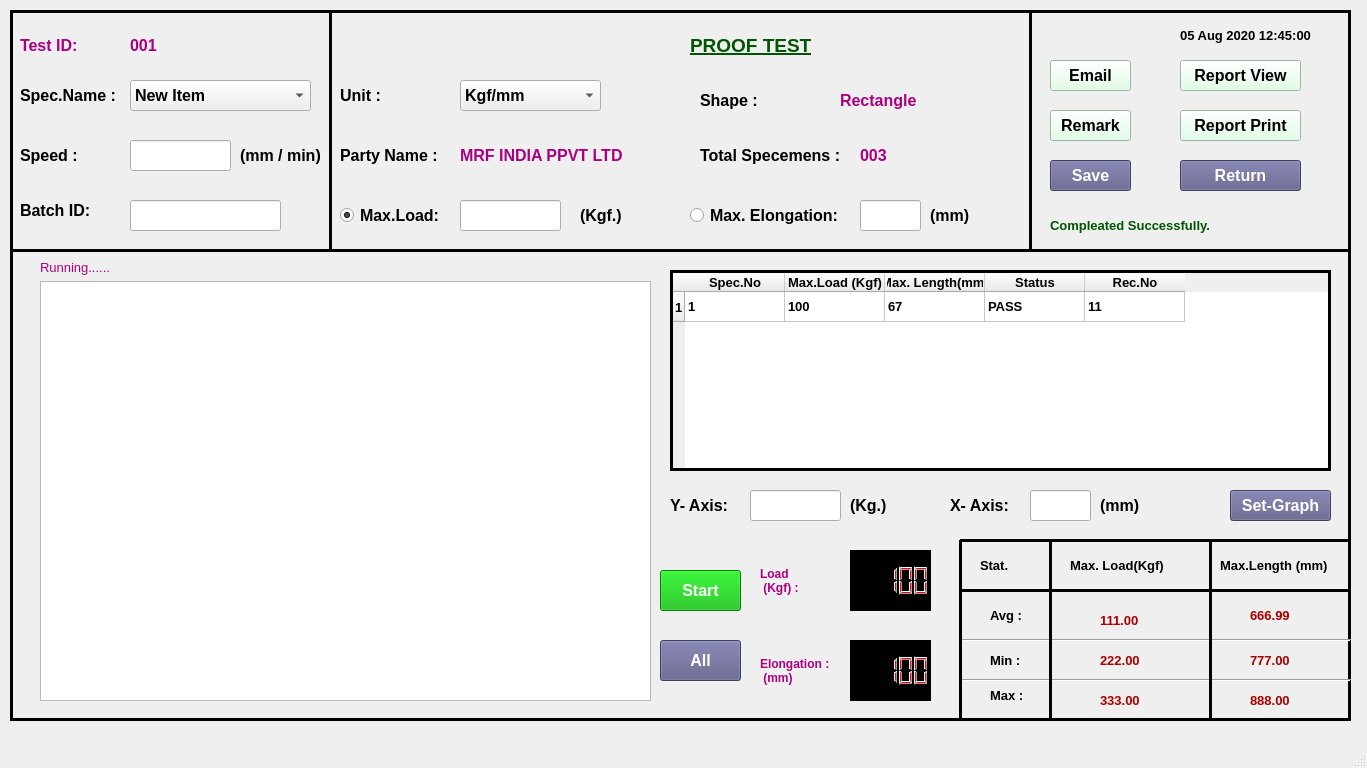
<?xml version="1.0" encoding="UTF-8"?>
<ui version="4.0">
 <class>MainWindow</class>
 <widget class="QMainWindow" name="MainWindow">
  <property name="geometry">
   <rect>
    <x>0</x>
    <y>0</y>
    <width>1367</width>
    <height>768</height>
   </rect>
  </property>
  <property name="baseSize">
   <size>
    <width>0</width>
    <height>0</height>
   </size>
  </property>
  <property name="windowTitle">
   <string>MainWindow</string>
  </property>
  <property name="styleSheet">
   <string notr="true"/>
  </property>
  <widget class="QWidget" name="centralwidget">
   <widget class="QFrame" name="frame">
    <property name="geometry">
     <rect>
      <x>10</x>
      <y>10</y>
      <width>1341</width>
      <height>711</height>
     </rect>
    </property>
    <property name="font">
     <font>
      <family>MS Sans Serif</family>
     </font>
    </property>
    <property name="styleSheet">
     <string notr="true">color: rgb(0, 0, 0);
</string>
    </property>
    <property name="frameShape">
     <enum>QFrame::Box</enum>
    </property>
    <property name="frameShadow">
     <enum>QFrame::Plain</enum>
    </property>
    <property name="lineWidth">
     <number>3</number>
    </property>
    <widget class="QLabel" name="label_20">
     <property name="geometry">
      <rect>
       <x>1140</x>
       <y>10</y>
       <width>191</width>
       <height>31</height>
      </rect>
     </property>
     <property name="font">
      <font>
       <family>Arial</family>
       <pointsize>10</pointsize>
       <weight>75</weight>
       <bold>true</bold>
      </font>
     </property>
     <property name="styleSheet">
      <string notr="true">color: rgb(0, 0, 0);</string>
     </property>
     <property name="text">
      <string>05 Aug 2020 12:45:00</string>
     </property>
     <property name="alignment">
      <set>Qt::AlignCenter</set>
     </property>
    </widget>
    <widget class="QPushButton" name="pushButton_4">
     <property name="geometry">
      <rect>
       <x>650</x>
       <y>560</y>
       <width>81</width>
       <height>41</height>
      </rect>
     </property>
     <property name="font">
      <font>
       <family>Arial</family>
       <pointsize>12</pointsize>
       <weight>75</weight>
       <bold>true</bold>
      </font>
     </property>
     <property name="styleSheet">
      <string notr="true">color: rgb(255, 255, 255);
background-color: rgb(0, 180, 0);</string>
     </property>
     <property name="text">
      <string>Start</string>
     </property>
    </widget>
    <widget class="QPushButton" name="pushButton_13">
     <property name="geometry">
      <rect>
       <x>650</x>
       <y>630</y>
       <width>81</width>
       <height>41</height>
      </rect>
     </property>
     <property name="font">
      <font>
       <family>Arial</family>
       <pointsize>12</pointsize>
       <weight>75</weight>
       <bold>true</bold>
      </font>
     </property>
     <property name="styleSheet">
      <string notr="true">background-color: rgb(90, 90, 134);
color: rgb(255, 255, 255);</string>
     </property>
     <property name="text">
      <string>All</string>
     </property>
    </widget>
    <widget class="Line" name="line">
     <property name="geometry">
      <rect>
       <x>0</x>
       <y>230</y>
       <width>1341</width>
       <height>20</height>
      </rect>
     </property>
     <property name="frameShadow">
      <enum>QFrame::Plain</enum>
     </property>
     <property name="lineWidth">
      <number>3</number>
     </property>
     <property name="orientation">
      <enum>Qt::Horizontal</enum>
     </property>
    </widget>
    <widget class="QLabel" name="label_21">
     <property name="geometry">
      <rect>
       <x>1040</x>
       <y>200</y>
       <width>281</width>
       <height>31</height>
      </rect>
     </property>
     <property name="font">
      <font>
       <family>Arial</family>
       <pointsize>10</pointsize>
       <weight>75</weight>
       <bold>true</bold>
      </font>
     </property>
     <property name="styleSheet">
      <string notr="true">color: rgb(0, 85, 0);</string>
     </property>
     <property name="text">
      <string>Compleated Successfully. </string>
     </property>
     <property name="alignment">
      <set>Qt::AlignLeading|Qt::AlignLeft|Qt::AlignVCenter</set>
     </property>
    </widget>
    <widget class="QLabel" name="label_6">
     <property name="geometry">
      <rect>
       <x>10</x>
       <y>70</y>
       <width>111</width>
       <height>31</height>
      </rect>
     </property>
     <property name="font">
      <font>
       <family>Arial</family>
       <pointsize>12</pointsize>
       <weight>75</weight>
       <bold>true</bold>
      </font>
     </property>
     <property name="styleSheet">
      <string notr="true">color: rgb(0, 0, 0);</string>
     </property>
     <property name="text">
      <string>Spec.Name :</string>
     </property>
     <property name="alignment">
      <set>Qt::AlignLeading|Qt::AlignLeft|Qt::AlignVCenter</set>
     </property>
    </widget>
    <widget class="QTableWidget" name="tableWidget">
     <property name="geometry">
      <rect>
       <x>660</x>
       <y>260</y>
       <width>661</width>
       <height>201</height>
      </rect>
     </property>
     <property name="font">
      <font>
       <family>Arial</family>
       <pointsize>16</pointsize>
      </font>
     </property>
     <property name="styleSheet">
      <string notr="true">color: rgb(0, 0, 0);</string>
     </property>
     <property name="frameShape">
      <enum>QFrame::Box</enum>
     </property>
     <property name="frameShadow">
      <enum>QFrame::Plain</enum>
     </property>
     <property name="lineWidth">
      <number>3</number>
     </property>
     <property name="gridStyle">
      <enum>Qt::SolidLine</enum>
     </property>
     <property name="sortingEnabled">
      <bool>true</bool>
     </property>
     <row>
      <property name="text">
       <string>1</string>
      </property>
      <property name="font">
       <font>
        <family>Arial</family>
        <pointsize>10</pointsize>
        <weight>75</weight>
        <bold>true</bold>
       </font>
      </property>
     </row>
     <column>
      <property name="text">
       <string>Spec.No</string>
      </property>
      <property name="font">
       <font>
        <family>Arial</family>
        <pointsize>10</pointsize>
        <weight>75</weight>
        <bold>true</bold>
       </font>
      </property>
     </column>
     <column>
      <property name="text">
       <string>Max.Load (Kgf)</string>
      </property>
      <property name="font">
       <font>
        <family>Arial</family>
        <pointsize>10</pointsize>
        <weight>75</weight>
        <bold>true</bold>
       </font>
      </property>
     </column>
     <column>
      <property name="text">
       <string>Max. Length(mm)</string>
      </property>
      <property name="font">
       <font>
        <family>Arial</family>
        <pointsize>10</pointsize>
        <weight>75</weight>
        <bold>true</bold>
       </font>
      </property>
     </column>
     <column>
      <property name="text">
       <string>Status</string>
      </property>
      <property name="font">
       <font>
        <family>Arial</family>
        <pointsize>10</pointsize>
        <weight>75</weight>
        <bold>true</bold>
       </font>
      </property>
     </column>
     <column>
      <property name="text">
       <string>Rec.No</string>
      </property>
      <property name="font">
       <font>
        <family>Arial</family>
        <pointsize>10</pointsize>
        <weight>75</weight>
        <bold>true</bold>
       </font>
      </property>
     </column>
     <item row="0" column="0">
      <property name="text">
       <string>1</string>
      </property>
      <property name="font">
       <font>
        <family>Arial</family>
        <pointsize>10</pointsize>
        <weight>75</weight>
        <bold>true</bold>
       </font>
      </property>
     </item>
     <item row="0" column="1">
      <property name="text">
       <string>100</string>
      </property>
      <property name="font">
       <font>
        <family>Arial</family>
        <pointsize>10</pointsize>
        <weight>75</weight>
        <bold>true</bold>
       </font>
      </property>
     </item>
     <item row="0" column="2">
      <property name="text">
       <string>67</string>
      </property>
      <property name="font">
       <font>
        <family>Arial</family>
        <pointsize>10</pointsize>
        <weight>75</weight>
        <bold>true</bold>
       </font>
      </property>
     </item>
     <item row="0" column="3">
      <property name="text">
       <string>PASS</string>
      </property>
      <property name="font">
       <font>
        <family>Arial</family>
        <pointsize>10</pointsize>
        <weight>75</weight>
        <bold>true</bold>
       </font>
      </property>
     </item>
     <item row="0" column="4">
      <property name="text">
       <string>11</string>
      </property>
      <property name="font">
       <font>
        <family>Arial</family>
        <pointsize>10</pointsize>
        <weight>75</weight>
        <bold>true</bold>
       </font>
      </property>
     </item>
    </widget>
    <widget class="QLabel" name="label_9">
     <property name="geometry">
      <rect>
       <x>330</x>
       <y>130</y>
       <width>101</width>
       <height>31</height>
      </rect>
     </property>
     <property name="font">
      <font>
       <family>Arial</family>
       <pointsize>12</pointsize>
       <weight>75</weight>
       <bold>true</bold>
      </font>
     </property>
     <property name="styleSheet">
      <string notr="true">color: rgb(0, 0, 0);</string>
     </property>
     <property name="text">
      <string>Party Name :</string>
     </property>
     <property name="alignment">
      <set>Qt::AlignLeading|Qt::AlignLeft|Qt::AlignVCenter</set>
     </property>
    </widget>
    <widget class="QLabel" name="label_11">
     <property name="geometry">
      <rect>
       <x>10</x>
       <y>20</y>
       <width>91</width>
       <height>31</height>
      </rect>
     </property>
     <property name="font">
      <font>
       <family>Arial</family>
       <pointsize>12</pointsize>
       <weight>75</weight>
       <bold>true</bold>
      </font>
     </property>
     <property name="styleSheet">
      <string notr="true">color: rgb(170, 0, 127);</string>
     </property>
     <property name="text">
      <string>Test ID:</string>
     </property>
     <property name="alignment">
      <set>Qt::AlignLeading|Qt::AlignLeft|Qt::AlignVCenter</set>
     </property>
    </widget>
    <widget class="QLabel" name="label_12">
     <property name="geometry">
      <rect>
       <x>120</x>
       <y>20</y>
       <width>71</width>
       <height>31</height>
      </rect>
     </property>
     <property name="font">
      <font>
       <family>Arial</family>
       <pointsize>12</pointsize>
       <weight>75</weight>
       <bold>true</bold>
      </font>
     </property>
     <property name="styleSheet">
      <string notr="true">color: rgb(170, 0, 127);</string>
     </property>
     <property name="text">
      <string>001</string>
     </property>
     <property name="alignment">
      <set>Qt::AlignLeading|Qt::AlignLeft|Qt::AlignVCenter</set>
     </property>
    </widget>
    <widget class="QLCDNumber" name="lcdNumber">
     <property name="geometry">
      <rect>
       <x>840</x>
       <y>630</y>
       <width>81</width>
       <height>61</height>
      </rect>
     </property>
     <property name="styleSheet">
      <string notr="true">background-color: rgb(0, 0, 0);
font: 10pt &quot;MS Sans Serif&quot;;
color: rgb(255, 0, 0);</string>
     </property>
     <property name="smallDecimalPoint">
      <bool>false</bool>
     </property>
     <property name="value" stdset="0">
      <double>100.000000000000000</double>
     </property>
     <property name="intValue" stdset="0">
      <number>100</number>
     </property>
    </widget>
    <widget class="QLabel" name="label_13">
     <property name="geometry">
      <rect>
       <x>750</x>
       <y>540</y>
       <width>71</width>
       <height>61</height>
      </rect>
     </property>
     <property name="font">
      <font>
       <family>Arial</family>
       <pointsize>9</pointsize>
       <weight>75</weight>
       <bold>true</bold>
      </font>
     </property>
     <property name="styleSheet">
      <string notr="true">color: rgb(170, 0, 127);</string>
     </property>
     <property name="text">
      <string>Load 
 (Kgf) :</string>
     </property>
     <property name="alignment">
      <set>Qt::AlignLeading|Qt::AlignLeft|Qt::AlignVCenter</set>
     </property>
    </widget>
    <widget class="QWidget" name="layoutWidget">
     <property name="geometry">
      <rect>
       <x>30</x>
       <y>250</y>
       <width>611</width>
       <height>441</height>
      </rect>
     </property>
     <layout class="QGridLayout" name="gridLayout">
      <item row="0" column="0">
       <widget class="QLabel" name="label_22">
        <property name="font">
         <font>
          <family>Arial</family>
          <pointsize>10</pointsize>
          <weight>50</weight>
          <bold>false</bold>
         </font>
        </property>
        <property name="styleSheet">
         <string notr="true">color: rgb(170, 0, 127);</string>
        </property>
        <property name="text">
         <string>Running......</string>
        </property>
        <property name="alignment">
         <set>Qt::AlignLeading|Qt::AlignLeft|Qt::AlignVCenter</set>
        </property>
       </widget>
      </item>
      <item row="1" column="0">
       <widget class="QGraphicsView" name="graphicsView"/>
      </item>
     </layout>
    </widget>
    <widget class="QLabel" name="label_15">
     <property name="geometry">
      <rect>
       <x>980</x>
       <y>670</y>
       <width>41</width>
       <height>31</height>
      </rect>
     </property>
     <property name="font">
      <font>
       <family>Arial</family>
       <pointsize>10</pointsize>
       <weight>75</weight>
       <bold>true</bold>
      </font>
     </property>
     <property name="styleSheet">
      <string notr="true">color: rgb(0, 0, 0);</string>
     </property>
     <property name="text">
      <string>Max :</string>
     </property>
     <property name="alignment">
      <set>Qt::AlignLeading|Qt::AlignLeft|Qt::AlignVCenter</set>
     </property>
    </widget>
    <widget class="QLabel" name="label_16">
     <property name="geometry">
      <rect>
       <x>980</x>
       <y>640</y>
       <width>41</width>
       <height>21</height>
      </rect>
     </property>
     <property name="font">
      <font>
       <family>Arial</family>
       <pointsize>10</pointsize>
       <weight>75</weight>
       <bold>true</bold>
      </font>
     </property>
     <property name="styleSheet">
      <string notr="true">color: rgb(0, 0, 0);</string>
     </property>
     <property name="text">
      <string>Min :</string>
     </property>
     <property name="alignment">
      <set>Qt::AlignLeading|Qt::AlignLeft|Qt::AlignVCenter</set>
     </property>
    </widget>
    <widget class="QLabel" name="label_17">
     <property name="geometry">
      <rect>
       <x>980</x>
       <y>590</y>
       <width>41</width>
       <height>31</height>
      </rect>
     </property>
     <property name="font">
      <font>
       <family>Arial</family>
       <pointsize>10</pointsize>
       <weight>75</weight>
       <bold>true</bold>
      </font>
     </property>
     <property name="styleSheet">
      <string notr="true">color: rgb(0, 0, 0);</string>
     </property>
     <property name="text">
      <string>Avg :</string>
     </property>
     <property name="alignment">
      <set>Qt::AlignLeading|Qt::AlignLeft|Qt::AlignVCenter</set>
     </property>
    </widget>
    <widget class="Line" name="line_3">
     <property name="geometry">
      <rect>
       <x>950</x>
       <y>620</y>
       <width>391</width>
       <height>21</height>
      </rect>
     </property>
     <property name="orientation">
      <enum>Qt::Horizontal</enum>
     </property>
    </widget>
    <widget class="Line" name="line_4">
     <property name="geometry">
      <rect>
       <x>950</x>
       <y>660</y>
       <width>391</width>
       <height>21</height>
      </rect>
     </property>
     <property name="orientation">
      <enum>Qt::Horizontal</enum>
     </property>
    </widget>
    <widget class="Line" name="line_8">
     <property name="geometry">
      <rect>
       <x>1030</x>
       <y>530</y>
       <width>20</width>
       <height>181</height>
      </rect>
     </property>
     <property name="frameShadow">
      <enum>QFrame::Plain</enum>
     </property>
     <property name="lineWidth">
      <number>3</number>
     </property>
     <property name="orientation">
      <enum>Qt::Vertical</enum>
     </property>
    </widget>
    <widget class="Line" name="line_9">
     <property name="geometry">
      <rect>
       <x>1190</x>
       <y>530</y>
       <width>20</width>
       <height>181</height>
      </rect>
     </property>
     <property name="frameShadow">
      <enum>QFrame::Plain</enum>
     </property>
     <property name="lineWidth">
      <number>3</number>
     </property>
     <property name="orientation">
      <enum>Qt::Vertical</enum>
     </property>
    </widget>
    <widget class="Line" name="line_7">
     <property name="geometry">
      <rect>
       <x>950</x>
       <y>570</y>
       <width>391</width>
       <height>21</height>
      </rect>
     </property>
     <property name="frameShadow">
      <enum>QFrame::Plain</enum>
     </property>
     <property name="lineWidth">
      <number>3</number>
     </property>
     <property name="orientation">
      <enum>Qt::Horizontal</enum>
     </property>
    </widget>
    <widget class="QLabel" name="label_25">
     <property name="geometry">
      <rect>
       <x>1210</x>
       <y>540</y>
       <width>121</width>
       <height>31</height>
      </rect>
     </property>
     <property name="font">
      <font>
       <family>Arial</family>
       <pointsize>10</pointsize>
       <weight>75</weight>
       <bold>true</bold>
      </font>
     </property>
     <property name="styleSheet">
      <string notr="true">color: rgb(0, 0, 0);</string>
     </property>
     <property name="text">
      <string>Max.Length (mm)</string>
     </property>
     <property name="alignment">
      <set>Qt::AlignLeading|Qt::AlignLeft|Qt::AlignVCenter</set>
     </property>
    </widget>
    <widget class="QLabel" name="label_26">
     <property name="geometry">
      <rect>
       <x>1060</x>
       <y>540</y>
       <width>101</width>
       <height>31</height>
      </rect>
     </property>
     <property name="font">
      <font>
       <family>Arial</family>
       <pointsize>10</pointsize>
       <weight>75</weight>
       <bold>true</bold>
      </font>
     </property>
     <property name="styleSheet">
      <string notr="true">color: rgb(0, 0, 0);</string>
     </property>
     <property name="text">
      <string>Max. Load(Kgf)</string>
     </property>
     <property name="alignment">
      <set>Qt::AlignLeading|Qt::AlignLeft|Qt::AlignVCenter</set>
     </property>
    </widget>
    <widget class="Line" name="line_12">
     <property name="geometry">
      <rect>
       <x>950</x>
       <y>520</y>
       <width>391</width>
       <height>20</height>
      </rect>
     </property>
     <property name="frameShadow">
      <enum>QFrame::Plain</enum>
     </property>
     <property name="lineWidth">
      <number>3</number>
     </property>
     <property name="orientation">
      <enum>Qt::Horizontal</enum>
     </property>
    </widget>
    <widget class="Line" name="line_13">
     <property name="geometry">
      <rect>
       <x>940</x>
       <y>530</y>
       <width>20</width>
       <height>181</height>
      </rect>
     </property>
     <property name="frameShadow">
      <enum>QFrame::Plain</enum>
     </property>
     <property name="lineWidth">
      <number>3</number>
     </property>
     <property name="orientation">
      <enum>Qt::Vertical</enum>
     </property>
    </widget>
    <widget class="QLabel" name="label_27">
     <property name="geometry">
      <rect>
       <x>1090</x>
       <y>590</y>
       <width>41</width>
       <height>41</height>
      </rect>
     </property>
     <property name="font">
      <font>
       <family>Arial</family>
       <pointsize>10</pointsize>
       <weight>75</weight>
       <bold>true</bold>
      </font>
     </property>
     <property name="styleSheet">
      <string notr="true">color: rgb(170, 0, 0);</string>
     </property>
     <property name="text">
      <string>111.00</string>
     </property>
     <property name="alignment">
      <set>Qt::AlignLeading|Qt::AlignLeft|Qt::AlignVCenter</set>
     </property>
    </widget>
    <widget class="QLabel" name="label_28">
     <property name="geometry">
      <rect>
       <x>1090</x>
       <y>630</y>
       <width>41</width>
       <height>41</height>
      </rect>
     </property>
     <property name="font">
      <font>
       <family>Arial</family>
       <pointsize>10</pointsize>
       <weight>75</weight>
       <bold>true</bold>
      </font>
     </property>
     <property name="styleSheet">
      <string notr="true">color: rgb(170, 0, 0);</string>
     </property>
     <property name="text">
      <string>222.00</string>
     </property>
     <property name="alignment">
      <set>Qt::AlignLeading|Qt::AlignLeft|Qt::AlignVCenter</set>
     </property>
    </widget>
    <widget class="QLabel" name="label_29">
     <property name="geometry">
      <rect>
       <x>1090</x>
       <y>670</y>
       <width>41</width>
       <height>41</height>
      </rect>
     </property>
     <property name="font">
      <font>
       <family>Arial</family>
       <pointsize>10</pointsize>
       <weight>75</weight>
       <bold>true</bold>
      </font>
     </property>
     <property name="styleSheet">
      <string notr="true">color: rgb(170, 0, 0);</string>
     </property>
     <property name="text">
      <string>333.00</string>
     </property>
     <property name="alignment">
      <set>Qt::AlignLeading|Qt::AlignLeft|Qt::AlignVCenter</set>
     </property>
    </widget>
    <widget class="QLabel" name="label_31">
     <property name="geometry">
      <rect>
       <x>1240</x>
       <y>590</y>
       <width>41</width>
       <height>31</height>
      </rect>
     </property>
     <property name="font">
      <font>
       <family>Arial</family>
       <pointsize>10</pointsize>
       <weight>75</weight>
       <bold>true</bold>
      </font>
     </property>
     <property name="styleSheet">
      <string notr="true">color: rgb(170, 0, 0);</string>
     </property>
     <property name="text">
      <string>666.99</string>
     </property>
     <property name="alignment">
      <set>Qt::AlignLeading|Qt::AlignLeft|Qt::AlignVCenter</set>
     </property>
    </widget>
    <widget class="QLabel" name="label_32">
     <property name="geometry">
      <rect>
       <x>1240</x>
       <y>630</y>
       <width>41</width>
       <height>41</height>
      </rect>
     </property>
     <property name="font">
      <font>
       <family>Arial</family>
       <pointsize>10</pointsize>
       <weight>75</weight>
       <bold>true</bold>
      </font>
     </property>
     <property name="styleSheet">
      <string notr="true">color: rgb(170, 0, 0);</string>
     </property>
     <property name="text">
      <string>777.00</string>
     </property>
     <property name="alignment">
      <set>Qt::AlignLeading|Qt::AlignLeft|Qt::AlignVCenter</set>
     </property>
    </widget>
    <widget class="QLabel" name="label_33">
     <property name="geometry">
      <rect>
       <x>1240</x>
       <y>670</y>
       <width>41</width>
       <height>41</height>
      </rect>
     </property>
     <property name="font">
      <font>
       <family>Arial</family>
       <pointsize>10</pointsize>
       <weight>75</weight>
       <bold>true</bold>
      </font>
     </property>
     <property name="styleSheet">
      <string notr="true">color: rgb(170, 0, 0);</string>
     </property>
     <property name="text">
      <string>888.00</string>
     </property>
     <property name="alignment">
      <set>Qt::AlignLeading|Qt::AlignLeft|Qt::AlignVCenter</set>
     </property>
    </widget>
    <widget class="QComboBox" name="comboBox">
     <property name="geometry">
      <rect>
       <x>120</x>
       <y>70</y>
       <width>181</width>
       <height>31</height>
      </rect>
     </property>
     <property name="font">
      <font>
       <family>Arial</family>
       <pointsize>12</pointsize>
       <weight>75</weight>
       <bold>true</bold>
      </font>
     </property>
     <item>
      <property name="text">
       <string>New Item</string>
      </property>
     </item>
     <item>
      <property name="text">
       <string>New Item</string>
      </property>
     </item>
     <item>
      <property name="text">
       <string>New Item</string>
      </property>
     </item>
     <item>
      <property name="text">
       <string>New Item</string>
      </property>
     </item>
     <item>
      <property name="text">
       <string>New Item</string>
      </property>
     </item>
    </widget>
    <widget class="QLabel" name="label_48">
     <property name="geometry">
      <rect>
       <x>10</x>
       <y>180</y>
       <width>81</width>
       <height>41</height>
      </rect>
     </property>
     <property name="font">
      <font>
       <family>Arial</family>
       <pointsize>12</pointsize>
       <weight>75</weight>
       <bold>true</bold>
      </font>
     </property>
     <property name="styleSheet">
      <string notr="true">color: rgb(0, 0, 0);</string>
     </property>
     <property name="text">
      <string>Batch ID:</string>
     </property>
     <property name="alignment">
      <set>Qt::AlignLeading|Qt::AlignLeft|Qt::AlignVCenter</set>
     </property>
    </widget>
    <widget class="QLineEdit" name="lineEdit_3">
     <property name="geometry">
      <rect>
       <x>120</x>
       <y>190</y>
       <width>151</width>
       <height>31</height>
      </rect>
     </property>
     <property name="font">
      <font>
       <family>Arial</family>
       <pointsize>12</pointsize>
       <weight>75</weight>
       <bold>true</bold>
      </font>
     </property>
    </widget>
    <widget class="QLabel" name="label_49">
     <property name="geometry">
      <rect>
       <x>680</x>
       <y>10</y>
       <width>131</width>
       <height>51</height>
      </rect>
     </property>
     <property name="font">
      <font>
       <family>Arial</family>
       <pointsize>14</pointsize>
       <weight>75</weight>
       <bold>true</bold>
       <underline>true</underline>
      </font>
     </property>
     <property name="styleSheet">
      <string notr="true">color: rgb(0, 85, 0);</string>
     </property>
     <property name="text">
      <string>PROOF TEST</string>
     </property>
     <property name="alignment">
      <set>Qt::AlignLeading|Qt::AlignLeft|Qt::AlignVCenter</set>
     </property>
    </widget>
    <widget class="QPushButton" name="pushButton_5">
     <property name="geometry">
      <rect>
       <x>1040</x>
       <y>50</y>
       <width>81</width>
       <height>31</height>
      </rect>
     </property>
     <property name="font">
      <font>
       <family>Arial</family>
       <pointsize>12</pointsize>
       <weight>75</weight>
       <bold>true</bold>
      </font>
     </property>
     <property name="styleSheet">
      <string notr="true">color: rgb(0, 0, 0);
background-color: rgb(217, 255, 227);</string>
     </property>
     <property name="text">
      <string>Email</string>
     </property>
    </widget>
    <widget class="QPushButton" name="pushButton_6">
     <property name="geometry">
      <rect>
       <x>1040</x>
       <y>100</y>
       <width>81</width>
       <height>31</height>
      </rect>
     </property>
     <property name="font">
      <font>
       <family>Arial</family>
       <pointsize>12</pointsize>
       <weight>75</weight>
       <bold>true</bold>
      </font>
     </property>
     <property name="styleSheet">
      <string notr="true">color: rgb(0, 0, 0);
background-color: rgb(217, 255, 227);</string>
     </property>
     <property name="text">
      <string>Remark</string>
     </property>
    </widget>
    <widget class="QPushButton" name="pushButton_7">
     <property name="geometry">
      <rect>
       <x>1170</x>
       <y>50</y>
       <width>121</width>
       <height>31</height>
      </rect>
     </property>
     <property name="font">
      <font>
       <family>Arial</family>
       <pointsize>12</pointsize>
       <weight>75</weight>
       <bold>true</bold>
      </font>
     </property>
     <property name="styleSheet">
      <string notr="true">color: rgb(0, 0, 0);
background-color: rgb(217, 255, 227);</string>
     </property>
     <property name="text">
      <string>Report View</string>
     </property>
    </widget>
    <widget class="QPushButton" name="pushButton_8">
     <property name="geometry">
      <rect>
       <x>1170</x>
       <y>100</y>
       <width>121</width>
       <height>31</height>
      </rect>
     </property>
     <property name="font">
      <font>
       <family>Arial</family>
       <pointsize>12</pointsize>
       <weight>75</weight>
       <bold>true</bold>
      </font>
     </property>
     <property name="styleSheet">
      <string notr="true">color: rgb(0, 0, 0);
background-color: rgb(217, 255, 227);</string>
     </property>
     <property name="text">
      <string>Report Print</string>
     </property>
    </widget>
    <widget class="QLabel" name="label_50">
     <property name="geometry">
      <rect>
       <x>970</x>
       <y>540</y>
       <width>41</width>
       <height>31</height>
      </rect>
     </property>
     <property name="font">
      <font>
       <family>Arial</family>
       <pointsize>10</pointsize>
       <weight>75</weight>
       <bold>true</bold>
      </font>
     </property>
     <property name="styleSheet">
      <string notr="true">color: rgb(0, 0, 0);</string>
     </property>
     <property name="text">
      <string>Stat.</string>
     </property>
     <property name="alignment">
      <set>Qt::AlignLeading|Qt::AlignLeft|Qt::AlignVCenter</set>
     </property>
    </widget>
    <widget class="QLabel" name="label_7">
     <property name="geometry">
      <rect>
       <x>330</x>
       <y>70</y>
       <width>51</width>
       <height>31</height>
      </rect>
     </property>
     <property name="font">
      <font>
       <family>Arial</family>
       <pointsize>12</pointsize>
       <weight>75</weight>
       <bold>true</bold>
      </font>
     </property>
     <property name="styleSheet">
      <string notr="true">color: rgb(0, 0, 0);</string>
     </property>
     <property name="text">
      <string>Unit :</string>
     </property>
     <property name="alignment">
      <set>Qt::AlignLeading|Qt::AlignLeft|Qt::AlignVCenter</set>
     </property>
    </widget>
    <widget class="QComboBox" name="comboBox_2">
     <property name="geometry">
      <rect>
       <x>450</x>
       <y>70</y>
       <width>141</width>
       <height>31</height>
      </rect>
     </property>
     <property name="font">
      <font>
       <family>Arial</family>
       <pointsize>12</pointsize>
       <weight>75</weight>
       <bold>true</bold>
      </font>
     </property>
     <item>
      <property name="text">
       <string>Kgf/mm</string>
      </property>
     </item>
    </widget>
    <widget class="QLabel" name="label_51">
     <property name="geometry">
      <rect>
       <x>450</x>
       <y>130</y>
       <width>231</width>
       <height>31</height>
      </rect>
     </property>
     <property name="font">
      <font>
       <family>Arial</family>
       <pointsize>12</pointsize>
       <weight>75</weight>
       <bold>true</bold>
      </font>
     </property>
     <property name="styleSheet">
      <string notr="true">color: rgb(170, 0, 127);</string>
     </property>
     <property name="text">
      <string>MRF INDIA PPVT LTD</string>
     </property>
     <property name="alignment">
      <set>Qt::AlignLeading|Qt::AlignLeft|Qt::AlignVCenter</set>
     </property>
    </widget>
    <widget class="QLabel" name="label_60">
     <property name="geometry">
      <rect>
       <x>10</x>
       <y>130</y>
       <width>111</width>
       <height>31</height>
      </rect>
     </property>
     <property name="font">
      <font>
       <family>Arial</family>
       <pointsize>12</pointsize>
       <weight>75</weight>
       <bold>true</bold>
      </font>
     </property>
     <property name="styleSheet">
      <string notr="true">color: rgb(0, 0, 0);</string>
     </property>
     <property name="text">
      <string>Speed :</string>
     </property>
     <property name="alignment">
      <set>Qt::AlignLeading|Qt::AlignLeft|Qt::AlignVCenter</set>
     </property>
    </widget>
    <widget class="QLineEdit" name="lineEdit_9">
     <property name="geometry">
      <rect>
       <x>120</x>
       <y>130</y>
       <width>101</width>
       <height>31</height>
      </rect>
     </property>
     <property name="font">
      <font>
       <family>Arial</family>
       <pointsize>12</pointsize>
       <weight>75</weight>
       <bold>true</bold>
      </font>
     </property>
    </widget>
    <widget class="QLabel" name="label_63">
     <property name="geometry">
      <rect>
       <x>230</x>
       <y>130</y>
       <width>81</width>
       <height>31</height>
      </rect>
     </property>
     <property name="font">
      <font>
       <family>Arial</family>
       <pointsize>12</pointsize>
       <weight>75</weight>
       <bold>true</bold>
      </font>
     </property>
     <property name="styleSheet">
      <string notr="true">color: rgb(0, 0, 0);</string>
     </property>
     <property name="text">
      <string>(mm / min)</string>
     </property>
     <property name="alignment">
      <set>Qt::AlignLeading|Qt::AlignLeft|Qt::AlignVCenter</set>
     </property>
    </widget>
    <widget class="Line" name="line_14">
     <property name="geometry">
      <rect>
       <x>1010</x>
       <y>0</y>
       <width>20</width>
       <height>241</height>
      </rect>
     </property>
     <property name="frameShadow">
      <enum>QFrame::Plain</enum>
     </property>
     <property name="lineWidth">
      <number>3</number>
     </property>
     <property name="orientation">
      <enum>Qt::Vertical</enum>
     </property>
    </widget>
    <widget class="QPushButton" name="pushButton_15">
     <property name="geometry">
      <rect>
       <x>1170</x>
       <y>150</y>
       <width>121</width>
       <height>31</height>
      </rect>
     </property>
     <property name="font">
      <font>
       <family>Arial</family>
       <pointsize>12</pointsize>
       <weight>75</weight>
       <bold>true</bold>
      </font>
     </property>
     <property name="styleSheet">
      <string notr="true">background-color: rgb(90, 90, 134);
color: rgb(255, 255, 255);</string>
     </property>
     <property name="text">
      <string>Return</string>
     </property>
    </widget>
    <widget class="QPushButton" name="pushButton_9">
     <property name="geometry">
      <rect>
       <x>1040</x>
       <y>150</y>
       <width>81</width>
       <height>31</height>
      </rect>
     </property>
     <property name="font">
      <font>
       <family>Arial</family>
       <pointsize>12</pointsize>
       <weight>75</weight>
       <bold>true</bold>
      </font>
     </property>
     <property name="styleSheet">
      <string notr="true">background-color: rgb(90, 90, 134);
color: rgb(255, 255, 255);</string>
     </property>
     <property name="text">
      <string>Save</string>
     </property>
    </widget>
    <widget class="QLabel" name="label_14">
     <property name="geometry">
      <rect>
       <x>750</x>
       <y>630</y>
       <width>81</width>
       <height>61</height>
      </rect>
     </property>
     <property name="font">
      <font>
       <family>Arial</family>
       <pointsize>9</pointsize>
       <weight>75</weight>
       <bold>true</bold>
      </font>
     </property>
     <property name="styleSheet">
      <string notr="true">color: rgb(170, 0, 127);</string>
     </property>
     <property name="text">
      <string>Elongation : 
 (mm) </string>
     </property>
     <property name="alignment">
      <set>Qt::AlignLeading|Qt::AlignLeft|Qt::AlignVCenter</set>
     </property>
    </widget>
    <widget class="QLCDNumber" name="lcdNumber_2">
     <property name="geometry">
      <rect>
       <x>840</x>
       <y>540</y>
       <width>81</width>
       <height>61</height>
      </rect>
     </property>
     <property name="styleSheet">
      <string notr="true">background-color: rgb(0, 0, 0);
font: 10pt &quot;MS Sans Serif&quot;;
color: rgb(255, 0, 0);</string>
     </property>
     <property name="smallDecimalPoint">
      <bool>false</bool>
     </property>
     <property name="value" stdset="0">
      <double>100.000000000000000</double>
     </property>
     <property name="intValue" stdset="0">
      <number>100</number>
     </property>
    </widget>
    <widget class="QLabel" name="label_61">
     <property name="geometry">
      <rect>
       <x>830</x>
       <y>70</y>
       <width>91</width>
       <height>41</height>
      </rect>
     </property>
     <property name="font">
      <font>
       <family>Arial</family>
       <pointsize>12</pointsize>
       <weight>75</weight>
       <bold>true</bold>
      </font>
     </property>
     <property name="styleSheet">
      <string notr="true">color: rgb(170, 0, 127);</string>
     </property>
     <property name="text">
      <string>Rectangle</string>
     </property>
     <property name="alignment">
      <set>Qt::AlignLeading|Qt::AlignLeft|Qt::AlignVCenter</set>
     </property>
    </widget>
    <widget class="QLabel" name="label_66">
     <property name="geometry">
      <rect>
       <x>690</x>
       <y>130</y>
       <width>151</width>
       <height>31</height>
      </rect>
     </property>
     <property name="font">
      <font>
       <family>Arial</family>
       <pointsize>12</pointsize>
       <weight>75</weight>
       <bold>true</bold>
      </font>
     </property>
     <property name="styleSheet">
      <string notr="true">color: rgb(0, 0, 0);</string>
     </property>
     <property name="text">
      <string>Total Specemens :</string>
     </property>
     <property name="alignment">
      <set>Qt::AlignLeading|Qt::AlignLeft|Qt::AlignVCenter</set>
     </property>
    </widget>
    <widget class="QLabel" name="label_67">
     <property name="geometry">
      <rect>
       <x>850</x>
       <y>130</y>
       <width>101</width>
       <height>31</height>
      </rect>
     </property>
     <property name="font">
      <font>
       <family>Arial</family>
       <pointsize>12</pointsize>
       <weight>75</weight>
       <bold>true</bold>
      </font>
     </property>
     <property name="styleSheet">
      <string notr="true">color: rgb(170, 0, 127);</string>
     </property>
     <property name="text">
      <string>003</string>
     </property>
     <property name="alignment">
      <set>Qt::AlignLeading|Qt::AlignLeft|Qt::AlignVCenter</set>
     </property>
    </widget>
    <widget class="QLineEdit" name="lineEdit_10">
     <property name="geometry">
      <rect>
       <x>450</x>
       <y>190</y>
       <width>101</width>
       <height>31</height>
      </rect>
     </property>
     <property name="font">
      <font>
       <family>Arial</family>
       <pointsize>12</pointsize>
       <weight>75</weight>
       <bold>true</bold>
      </font>
     </property>
    </widget>
    <widget class="QLabel" name="label_68">
     <property name="geometry">
      <rect>
       <x>570</x>
       <y>190</y>
       <width>51</width>
       <height>31</height>
      </rect>
     </property>
     <property name="font">
      <font>
       <family>Arial</family>
       <pointsize>12</pointsize>
       <weight>75</weight>
       <bold>true</bold>
      </font>
     </property>
     <property name="styleSheet">
      <string notr="true">color: rgb(0, 0, 0);</string>
     </property>
     <property name="text">
      <string>(Kgf.)</string>
     </property>
     <property name="alignment">
      <set>Qt::AlignLeading|Qt::AlignLeft|Qt::AlignVCenter</set>
     </property>
    </widget>
    <widget class="Line" name="line_17">
     <property name="geometry">
      <rect>
       <x>310</x>
       <y>0</y>
       <width>20</width>
       <height>241</height>
      </rect>
     </property>
     <property name="frameShadow">
      <enum>QFrame::Plain</enum>
     </property>
     <property name="lineWidth">
      <number>3</number>
     </property>
     <property name="orientation">
      <enum>Qt::Vertical</enum>
     </property>
    </widget>
    <widget class="QLineEdit" name="lineEdit_11">
     <property name="geometry">
      <rect>
       <x>850</x>
       <y>190</y>
       <width>61</width>
       <height>31</height>
      </rect>
     </property>
     <property name="font">
      <font>
       <family>Arial</family>
       <pointsize>12</pointsize>
       <weight>75</weight>
       <bold>true</bold>
      </font>
     </property>
    </widget>
    <widget class="QLabel" name="label_70">
     <property name="geometry">
      <rect>
       <x>920</x>
       <y>190</y>
       <width>61</width>
       <height>31</height>
      </rect>
     </property>
     <property name="font">
      <font>
       <family>Arial</family>
       <pointsize>12</pointsize>
       <weight>75</weight>
       <bold>true</bold>
      </font>
     </property>
     <property name="styleSheet">
      <string notr="true">color: rgb(0, 0, 0);</string>
     </property>
     <property name="text">
      <string>(mm)</string>
     </property>
     <property name="alignment">
      <set>Qt::AlignLeading|Qt::AlignLeft|Qt::AlignVCenter</set>
     </property>
    </widget>
    <widget class="QLabel" name="label_71">
     <property name="geometry">
      <rect>
       <x>660</x>
       <y>480</y>
       <width>71</width>
       <height>31</height>
      </rect>
     </property>
     <property name="font">
      <font>
       <family>Arial</family>
       <pointsize>12</pointsize>
       <weight>75</weight>
       <bold>true</bold>
      </font>
     </property>
     <property name="styleSheet">
      <string notr="true">color: rgb(0, 0, 0);</string>
     </property>
     <property name="text">
      <string>Y- Axis:</string>
     </property>
     <property name="alignment">
      <set>Qt::AlignLeading|Qt::AlignLeft|Qt::AlignVCenter</set>
     </property>
    </widget>
    <widget class="QLineEdit" name="lineEdit_12">
     <property name="geometry">
      <rect>
       <x>740</x>
       <y>480</y>
       <width>91</width>
       <height>31</height>
      </rect>
     </property>
     <property name="font">
      <font>
       <family>Arial</family>
       <pointsize>12</pointsize>
       <weight>75</weight>
       <bold>true</bold>
      </font>
     </property>
    </widget>
    <widget class="QLabel" name="label_72">
     <property name="geometry">
      <rect>
       <x>840</x>
       <y>480</y>
       <width>51</width>
       <height>31</height>
      </rect>
     </property>
     <property name="font">
      <font>
       <family>Arial</family>
       <pointsize>12</pointsize>
       <weight>75</weight>
       <bold>true</bold>
      </font>
     </property>
     <property name="styleSheet">
      <string notr="true">color: rgb(0, 0, 0);</string>
     </property>
     <property name="text">
      <string>(Kg.)</string>
     </property>
     <property name="alignment">
      <set>Qt::AlignLeading|Qt::AlignLeft|Qt::AlignVCenter</set>
     </property>
    </widget>
    <widget class="QLabel" name="label_73">
     <property name="geometry">
      <rect>
       <x>940</x>
       <y>480</y>
       <width>71</width>
       <height>31</height>
      </rect>
     </property>
     <property name="font">
      <font>
       <family>Arial</family>
       <pointsize>12</pointsize>
       <weight>75</weight>
       <bold>true</bold>
      </font>
     </property>
     <property name="styleSheet">
      <string notr="true">color: rgb(0, 0, 0);</string>
     </property>
     <property name="text">
      <string>X- Axis:</string>
     </property>
     <property name="alignment">
      <set>Qt::AlignLeading|Qt::AlignLeft|Qt::AlignVCenter</set>
     </property>
    </widget>
    <widget class="QLineEdit" name="lineEdit_13">
     <property name="geometry">
      <rect>
       <x>1020</x>
       <y>480</y>
       <width>61</width>
       <height>31</height>
      </rect>
     </property>
     <property name="font">
      <font>
       <family>Arial</family>
       <pointsize>12</pointsize>
       <weight>75</weight>
       <bold>true</bold>
      </font>
     </property>
    </widget>
    <widget class="QLabel" name="label_74">
     <property name="geometry">
      <rect>
       <x>1090</x>
       <y>480</y>
       <width>51</width>
       <height>31</height>
      </rect>
     </property>
     <property name="font">
      <font>
       <family>Arial</family>
       <pointsize>12</pointsize>
       <weight>75</weight>
       <bold>true</bold>
      </font>
     </property>
     <property name="styleSheet">
      <string notr="true">color: rgb(0, 0, 0);</string>
     </property>
     <property name="text">
      <string>(mm)</string>
     </property>
     <property name="alignment">
      <set>Qt::AlignLeading|Qt::AlignLeft|Qt::AlignVCenter</set>
     </property>
    </widget>
    <widget class="QPushButton" name="pushButton_16">
     <property name="geometry">
      <rect>
       <x>1220</x>
       <y>480</y>
       <width>101</width>
       <height>31</height>
      </rect>
     </property>
     <property name="font">
      <font>
       <family>Arial</family>
       <pointsize>12</pointsize>
       <weight>75</weight>
       <bold>true</bold>
      </font>
     </property>
     <property name="styleSheet">
      <string notr="true">background-color: rgb(90, 90, 134);
color: rgb(255, 255, 255);</string>
     </property>
     <property name="text">
      <string>Set-Graph</string>
     </property>
    </widget>
    <widget class="QRadioButton" name="radioButton">
     <property name="geometry">
      <rect>
       <x>680</x>
       <y>190</y>
       <width>161</width>
       <height>31</height>
      </rect>
     </property>
     <property name="font">
      <font>
       <family>Arial</family>
       <pointsize>12</pointsize>
       <weight>75</weight>
       <bold>true</bold>
      </font>
     </property>
     <property name="text">
      <string>Max. Elongation:</string>
     </property>
    </widget>
    <widget class="QRadioButton" name="radioButton_2">
     <property name="geometry">
      <rect>
       <x>330</x>
       <y>190</y>
       <width>121</width>
       <height>31</height>
      </rect>
     </property>
     <property name="font">
      <font>
       <family>Arial</family>
       <pointsize>12</pointsize>
       <weight>75</weight>
       <bold>true</bold>
      </font>
     </property>
     <property name="text">
      <string>Max.Load:</string>
     </property>
     <property name="checked">
      <bool>true</bool>
     </property>
    </widget>
    <widget class="QLabel" name="label_69">
     <property name="geometry">
      <rect>
       <x>690</x>
       <y>70</y>
       <width>71</width>
       <height>41</height>
      </rect>
     </property>
     <property name="font">
      <font>
       <family>Arial</family>
       <pointsize>12</pointsize>
       <weight>75</weight>
       <bold>true</bold>
      </font>
     </property>
     <property name="styleSheet">
      <string notr="true">color: rgb(0, 0, 0);</string>
     </property>
     <property name="text">
      <string>Shape :</string>
     </property>
     <property name="alignment">
      <set>Qt::AlignLeading|Qt::AlignLeft|Qt::AlignVCenter</set>
     </property>
    </widget>
   </widget>
  </widget>
  <widget class="QMenuBar" name="menubar">
   <property name="geometry">
    <rect>
     <x>0</x>
     <y>0</y>
     <width>1367</width>
     <height>21</height>
    </rect>
   </property>
  </widget>
  <widget class="QStatusBar" name="statusbar"/>
 </widget>
 <resources/>
 <connections/>
</ui>
